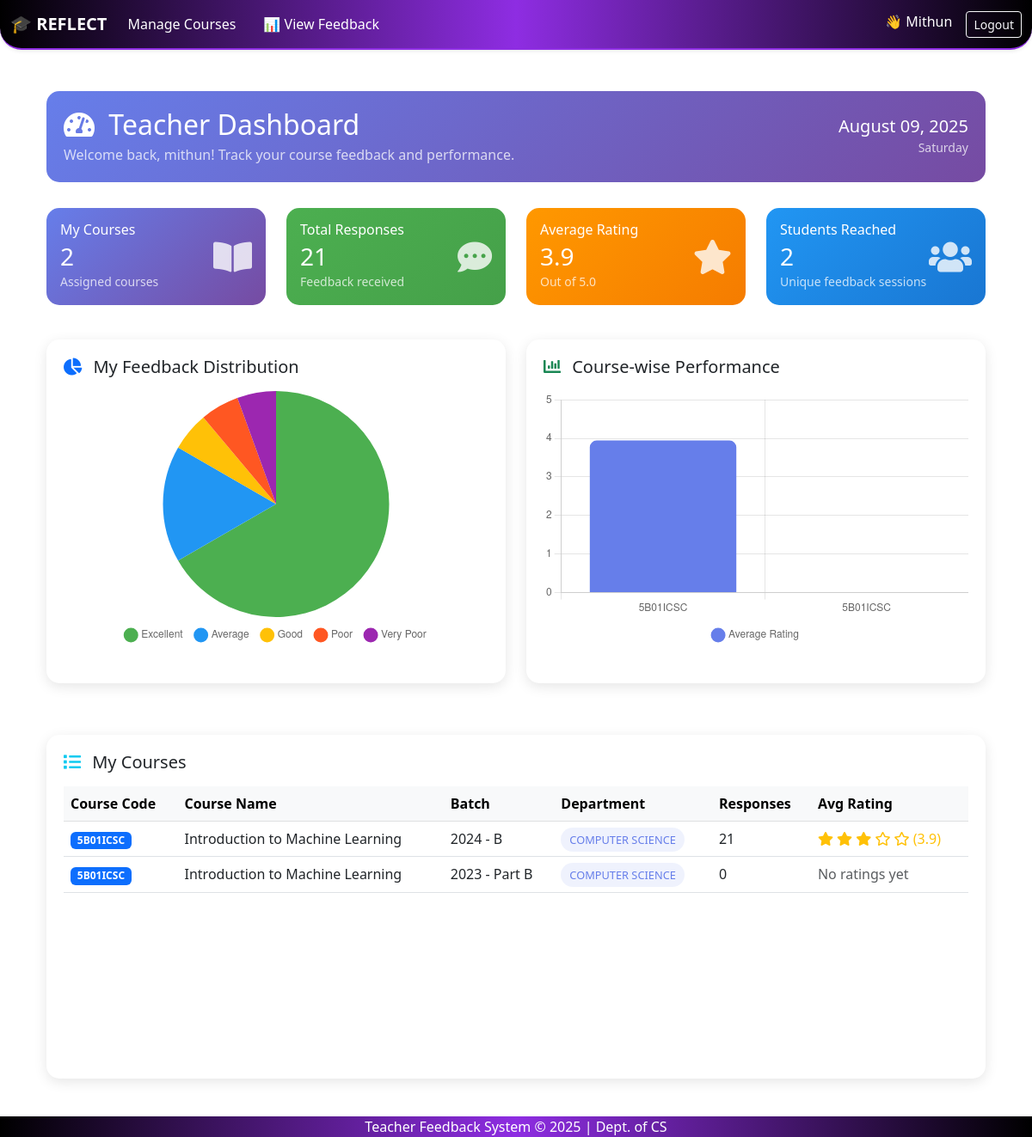
Page /index/ (signed in) on the earlier database version.
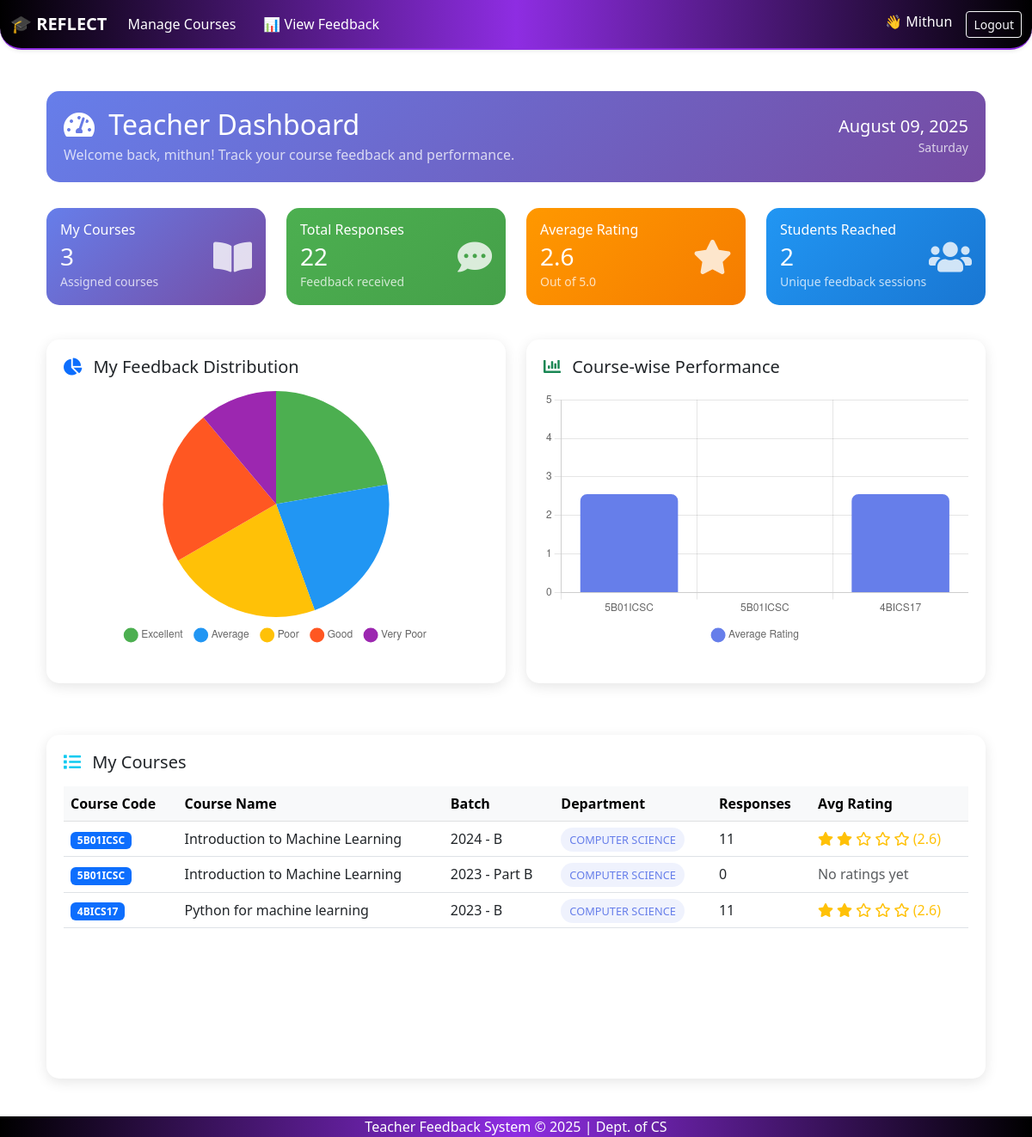
Same page on the later database version.
### feedback_app/models.py (models this page shows, shortened)
class Course(models.Model):
    course_id = models.AutoField(primary_key=True)
    name = models.CharField(max_length=200)
    code = models.CharField(max_length=50)
    credit = models.IntegerField()
    dept = models.ForeignKey(Department, on_delete=models.CASCADE)
    pgm = models.ForeignKey(Programme, on_delete=models.CASCADE)

class Batch(models.Model):
    batch_id = models.AutoField(primary_key=True)
    course = models.ForeignKey('Course', on_delete=models.CASCADE)
    acad_year = models.CharField(max_length=10)
    part = models.CharField(max_length=20)
    is_active = models.BooleanField(default=False)  # NEW FIELD for batch activation

class Department(models.Model):
    dept_id = models.AutoField(primary_key=True)
    dept_name = models.CharField(max_length=100)

### feedback_app/views.py (the view)
# urls.py: path('index/', views.index, name='index'),
@login_required
def index(request):
    user = request.user
    current_date = timezone.now()
    context = {
        "current_date": current_date,
        "is_admin": user.is_staff,
        "is_teacher": hasattr(user, 'teacher') and not user.is_staff,
    }
    if user.is_staff:
        context.update(get_admin_dashboard_data())
    elif hasattr(user, 'teacher'):
        context.update(get_teacher_dashboard_data(user.teacher))
    return render(request, 'index.html', context)

### feedback_app/context_processors.py (called while the page is built)
def is_admin(request):
    user = request.user
    return {'is_admin': user.is_superuser or user.groups.filter(name='admin').exists()}

def is_hod(request):
    return {'is_hod': request.user.groups.filter(name='hod').exists()}

def is_teacher(request):
    return {'is_teacher': request.user.groups.filter(name='teacher').exists()}

### templates/index.html (shortened to what the changed rows need)
{% extends 'base.html' %}
{% load static %}
{% block content %}
<div class="container-fluid mt-4">
    <div class="welcome-banner">
        <div class="row align-items-center">
            <div class="col-md-8">
                <h2 class="mb-1">
                    <i class="fas fa-tachometer-alt me-2"></i>
                    {% if is_admin %}Admin Dashboard{% else %}Teacher Dashboard{% endif %}
                </h2>
            </div>
        </div>
    </div>
    {% if is_admin %}
    <div class="row mb-4">
        <div class="col-lg-3 col-md-6 mb-3">
            <div class="card dashboard-card primary h-100">
                <div class="card-body d-flex align-items-center">
                    <div class="flex-grow-1">
                        <h6 class="card-title mb-1">Total Responses</h6>
                        <h3 class="mb-0">{{ total_responses }}</h3>
                        <small class="opacity-75">All feedback responses</small>
                    </div>
                    <div class="stats-icon">
                        <i class="fas fa-comments"></i>
                    </div>
                </div>
            </div>
        </div>
        <div class="col-lg-3 col-md-6 mb-3">
            <div class="card dashboard-card success h-100">
                <div class="card-body d-flex align-items-center">
                    <div class="flex-grow-1">
                        <h6 class="card-title mb-1">Active Teachers</h6>
                        <h3 class="mb-0">{{ active_teachers }}</h3>
                        <small class="opacity-75">Currently teaching</small>
                    </div>
                    <div class="stats-icon">
                        <i class="fas fa-chalkboard-teacher"></i>
                    </div>
                </div>
            </div>
        </div>
        <div class="col-lg-3 col-md-6 mb-3">
            <div class="card dashboard-card warning h-100">
                <div class="card-body d-flex align-items-center">
                    <div class="flex-grow-1">
                        <h6 class="card-title mb-1">Total Courses</h6>
                        <h3 class="mb-0">{{ total_courses }}</h3>
                        <small class="opacity-75">Active courses</small>
                    </div>
                    <div class="stats-icon">
                        <i class="fas fa-book"></i>
                    </div>
                </div>
            </div>
        </div>
        <div class="col-lg-3 col-md-6 mb-3">
            <div class="card dashboard-card info h-100">
                <div class="card-body d-flex align-items-center">
                    <div class="flex-grow-1">
                        <h6 class="card-title mb-1">Departments</h6>
                        <h3 class="mb-0">{{ total_departments }}</h3>
                        <small class="opacity-75">Academic departments</small>
                    </div>
                    <div class="stats-icon">
                        <i class="fas fa-building"></i>
                    </div>
                </div>
            </div>
        </div>
    </div>
    <div class="row mb-4">
        <div class="col-lg-4 mb-3">
            <div class="chart-container small">
                <h5 class="mb-3">
                    <i class="fas fa-users me-2 text-primary"></i>
                    Teacher Gender Distribution
                </h5>
                <div style="position: relative; height: 220px;">
                    <canvas id="genderChart"></canvas>
                </div>
            </div>
        </div>
        <div class="col-lg-4 mb-3">
            <div class="chart-container small">
                <h5 class="mb-3">
                    <i class="fas fa-star me-2 text-warning"></i>
                    Feedback Ratings
                </h5>
                <div style="position: relative; height: 220px;">
                    <canvas id="ratingsChart"></canvas>
                </div>
            </div>
        </div>
        <div class="col-lg-4 mb-3">
            <div class="chart-container small">
                <h5 class="mb-3">
                    <i class="fas fa-chart-line me-2 text-success"></i>
                    Monthly Responses
                </h5>
                <div style="position: relative; height: 220px;">
                    <canvas id="monthlyChart"></canvas>
                </div>
            </div>
        </div>
    </div>
    <div class="row mb-4">
        <div class="col-12 mb-3">
            <div class="chart-container">
                <h5 class="mb-3">
                    <i class="fas fa-building me-2 text-info"></i>
                    Department-wise Teacher Distribution
                </h5>
                <div style="position: relative; height: 300px;">
                    <canvas id="departmentChart"></canvas>
                </div>
            </div>
        </div>
    </div>
    {% else %}
    <div class="row mb-4">
        <div class="col-lg-3 col-md-6 mb-3">
            <div class="card dashboard-card primary h-100">
                <div class="card-body d-flex align-items-center">
                    <div class="flex-grow-1">
                        <h6 class="card-title mb-1">My Courses</h6>
                        <h3 class="mb-0">{{ teacher_courses_count }}</h3>
                        <small class="opacity-75">Assigned courses</small>
                    </div>
                    <div class="stats-icon">
                        <i class="fas fa-book-open"></i>
                    </div>
                </div>
            </div>
        </div>
        <div class="col-lg-3 col-md-6 mb-3">
            <div class="card dashboard-card success h-100">
                <div class="card-body d-flex align-items-center">
                    <div class="flex-grow-1">
                        <h6 class="card-title mb-1">Total Responses</h6>
                        <h3 class="mb-0">{{ teacher_responses_count }}</h3>
                        <small class="opacity-75">Feedback received</small>
                    </div>
                    <div class="stats-icon">
                        <i class="fas fa-comment-dots"></i>
                    </div>
                </div>
            </div>
        </div>
        <div class="col-lg-3 col-md-6 mb-3">
            <div class="card dashboard-card warning h-100">
                <div class="card-body d-flex align-items-center">
                    <div class="flex-grow-1">
                        <h6 class="card-title mb-1">Average Rating</h6>
                        <h3 class="mb-0">{{ teacher_avg_rating|floatformat:1 }}</h3>
                        <small class="opacity-75">Out of 5.0</small>
                    </div>
                    <div class="stats-icon">
                        <i class="fas fa-star"></i>
                    </div>
                </div>
            </div>
        </div>
        <div class="col-lg-3 col-md-6 mb-3">
            <div class="card dashboard-card info h-100">
                <div class="card-body d-flex align-items-center">
                    <div class="flex-grow-1">
                        <h6 class="card-title mb-1">Students Reached</h6>
                        <h3 class="mb-0">{{ unique_students }}</h3>
                        <small class="opacity-75">Unique feedback sessions</small>
                    </div>
                    <div class="stats-icon">
                        <i class="fas fa-users"></i>
                    </div>
                </div>
            </div>
        </div>
    </div>
    <div class="row mb-4">
        <div class="col-lg-6 mb-3">
            <div class="chart-container">
                <h5 class="mb-3">
                    <i class="fas fa-chart-pie me-2 text-primary"></i>
                    My Feedback Distribution
                </h5>
                <div style="position: relative; height: 300px;">
                    <canvas id="teacherFeedbackChart"></canvas>
                </div>
            </div>
        </div>
        <div class="col-lg-6 mb-3">
            <div class="chart-container">
                <h5 class="mb-3">
                    <i class="fas fa-chart-bar me-2 text-success"></i>
                    Course-wise Performance
                </h5>
                <div style="position: relative; height: 300px;">
                    <canvas id="coursePerformanceChart"></canvas>
                </div>
            </div>
        </div>
    </div>
    <div class="chart-container">
        <h5 class="mb-3">
            <i class="fas fa-list me-2 text-info"></i>
            My Courses
        </h5>
        <div class="table-responsive">
            <table class="table table-hover">
                <thead class="table-light">
                    <tr>
                        <th>Course Code</th>
                        <th>Course Name</th>
                        <th>Batch</th>
                        <th>Department</th>
                        <th>Responses</th>
                        <th>Avg Rating</th>
                    </tr>
                </thead>
                <tbody>
                    {% for course in teacher_courses %}
                    <tr>
                        <td><span class="badge bg-primary">{{ course.course.code }}</span></td>
                        <td>{{ course.course.name }}</td>
                        <td>{{ course.batch.acad_year }} - {{ course.batch.part }}</td>
                        <td><span class="department-badge">{{ course.department.dept_name }}</span></td>
                        <td>{{ course.response_count }}</td>
                        <td>
                            {% if course.avg_rating %}
                                <span class="text-warning">
                                    {% for i in "12345"|make_list %}
                                        {% if forloop.counter <= course.avg_rating %}
                                            <i class="fas fa-star"></i>
                                        {% else %}
                                            <i class="far fa-star"></i>
                                        {% endif %}
                                    {% endfor %}
                                    ({{ course.avg_rating|floatformat:1 }})
                                </span>
                            {% else %}
                                <span class="text-muted">No ratings yet</span>
                            {% endif %}
                        </td>
                    </tr>
                    {% endfor %}
                </tbody>
            </table>
        </div>
    </div>
    {% endif %}
</div>
{% endblock %}

Differences in the rows shown:
computed for Course "Introduction to Machine Learning": response_count "21" → "11"; avg_rating "3.9" → "2.6"
added Course: course.code "4BICS17", course.name "Python for machine learning", batch.acad_year "2023", batch.part "B", department.dept_name "COMPUTER SCIENCE", response_count "11", avg_rating "2.6"
Other differences:
{{ teacher_courses_count }}: "2" → "3"
{{ teacher_responses_count }}: "21" → "22"
{{ teacher_avg_rating|floatformat:1 }}: "3.9" → "2.6"
chart data {{ teacher_feedback_labels|safe }}: ["Excellent", "Average", "Good", "Poor", "Very Poor"] → ["Excellent", "Average", "Poor", "Good", "Very Poor"]
chart data {{ teacher_feedback_counts|safe }}: [12, 3, 1, 1, 1] → [4, 4, 4, 4, 2]
chart data {{ course_labels|safe }}: ["5B01ICSC", "5B01ICSC"] → ["5B01ICSC", "5B01ICSC", "4BICS17"]
chart data {{ course_ratings|safe }}: [3.9444444444444446, 0] → [2.5555555555555554, 0, 2.5555555555555554]
